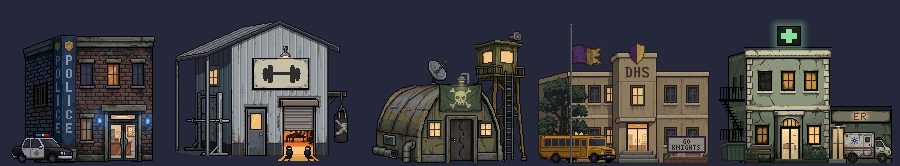
#> input picture Assets/Village/_source/hospital-176/hospital176_t3_lineup_2x.png, 1800 x 332 px, given in place of t2_base.png, which was not available (shown at 1/2 size)
$ python t1.py ../hospital176_t3_lineup_2x.png
#> lines starting #> are read from the running program, lines starting #| are printed output that depends on the picture; after the words box and inside, x2 and y2 are one past the last pixel; in counts of white or black regions, pixels touching at a corner belong together; long printed decimals are rounded
### Assets/Village/_source/hospital-176/scripts/graffiti.py
import numpy as np, random
from PIL import Image, ImageDraw

G = {
 'D': [[(0,0),(0,1)], [(0,0),(0.5,0.04),(0.85,0.3),(0.88,0.68),(0.55,0.95),(0,1)]],
 'E': [[(0.8,0.02),(0,0),(0.02,1),(0.82,0.98)], [(0.02,0.5),(0.62,0.48)]],
 'A': [[(0,1),(0.42,0),(0.84,1)], [(0.18,0.62),(0.66,0.6)]],
 'H': [[(0,0),(0.02,1)], [(0.76,0),(0.74,1)], [(0.02,0.52),(0.75,0.48)]],
 'L': [[(0,0),(0.02,1),(0.72,0.98)]],
 'P': [[(0.02,1),(0,0),(0.62,0.02),(0.86,0.26),(0.64,0.54),(0.02,0.56)]],
 'U': [[(0,0),(0.0,0.82),(0.14,1),(0.64,1),(0.8,0.82),(0.8,0)]],
 'S': [[(0.76,0.1),(0.5,0),(0.15,0.05),(0.05,0.26),(0.4,0.5),(0.72,0.7),(0.66,0.94),(0.3,1),(0,0.88)]],
}

def hand_text(out, text, x0, y0, h, w, step, width, col, angle_deg, seed=1, drips=0.4, S=6, jit=1.0):
    """Draw text with wobbly strokes, slanted, onto out (H x W x 4 float)."""
    r = random.Random(seed)
    H_, W_ = out.shape[:2]
    big = Image.new('L', (W_ * S, H_ * S), 0); d = ImageDraw.Draw(big)
    ang = np.radians(angle_deg); ca, sa = np.cos(ang), np.sin(ang)
    bottoms = []
    x = 0.0
    for ch in text:
        if ch == ' ':
            x += step * 0.6; continue
        for stroke in G[ch]:
            pts = []
            for (u, v) in stroke:
                px_ = x + u * w + r.uniform(-0.09, 0.09) * w * jit
                py_ = v * h + r.uniform(-0.06, 0.06) * h * jit
                # rotate around the text origin, then place
                X = x0 + px_ * ca - py_ * sa
                Y = y0 + px_ * sa + py_ * ca
                pts.append((X * S, Y * S))
                if v > 0.9: bottoms.append((X, Y))
            # wobble: subdivide each segment with a slight bend
            for (a, b) in zip(pts[:-1], pts[1:]):
                mx = (a[0] + b[0]) / 2 + r.uniform(-0.35, 0.35) * S * jit; my = (a[1] + b[1]) / 2 + r.uniform(-0.35, 0.35) * S * jit
                wd = max(1, int(round(width * S * r.uniform(0.8, 1.15))))
                d.line([a, (mx, my), b], fill=255, width=wd, joint='curve')
        x += step
    small = np.asarray(big.resize((W_, H_), Image.BOX)).astype(float) / 255
    m = small > 0.38
    rr = np.random.default_rng(seed)
    col = np.array(col, float)
    for (yy, xx) in zip(*np.where(m)):
        out[yy, xx, :3] = col * rr.uniform(0.86, 1.06); out[yy, xx, 3] = 255
    for (X, Y) in bottoms:
        if r.random() < drips:
            xi, yi = int(round(X)), int(round(Y)) + 1
            for k in range(r.randint(2, 5)):
                if 0 <= yi + k < H_ and 0 <= xi < W_ and out[yi + k, xi, 3] > 0:
                    out[yi + k, xi, :3] = col * 0.82

### Assets/Village/_source/hospital-176/scripts/t1.py
"""Hospital T1 (abandoned) from the no-ambulance T3 base. Stages: rough | final."""
import sys, os, numpy as np, random, colorsys
from PIL import Image, ImageFilter
import fx, graffiti

STAGE = sys.argv[1]
OUT = np.array([28, 29, 32.]); IR = np.array([26, 26, 29.])
rnd = np.random.default_rng(31)
b = np.asarray(Image.open('t2_base.png').convert('RGBA')).astype(float)
g0 = np.asarray(Image.open('hospital_layout_guide_176x144.png').convert('RGBA'))
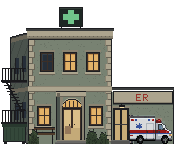
#> input picture Assets/Village/_source/hospital-176/hospital_layout_guide_176x144.png, 176 x 144 px, found by its file name
#> g0 is the input picture: shape (144, 176, 4); mean R, G, B, A 69.3, 68.5, 59.2, 160.5
o = b.copy()

def P(x, y, c, a=255):
    if 0 <= x < 176 and 0 <= y < 144:
        o[y, x, :3] = c; o[y, x, 3] = a

FRg = (60, 47, 39)
def smash(x0, y0, x1, y1, seed):
    """Black hole with jagged shards left along the frame."""
    r = random.Random(seed)
    for y in range(y0, y1 + 1):
        for x in range(x0, x1 + 1):
            if tuple(g0[y, x, :3]) in (FRg, (30, 31, 34)): continue
            P(x, y, np.array([14, 16, 20.]) + r.uniform(0, 4))
    W, H = x1 - x0 + 1, y1 - y0 + 1
    for _ in range(r.randint(4, 7)):        # shards: triangles from the edges
        side = r.choice('tblr'); L = r.randint(2, max(3, min(W, H) // 2))
        if side == 't': ax, ay, dx, dy = r.randint(x0, x1), y0, 0, 1
        elif side == 'b': ax, ay, dx, dy = r.randint(x0, x1), y1, 0, -1
        elif side == 'l': ax, ay, dx, dy = x0, r.randint(y0, y1), 1, 0
        else: ax, ay, dx, dy = x1, r.randint(y0, y1), -1, 0
        base = r.randint(2, 4)
        for k in range(L):
            half = max(0, round(base * (1 - k / L)))
            for s in range(-half, half + 1):
                x = ax + dx * k + (s if dy else 0); y = ay + dy * k + (s if dx else 0)
                if x0 <= x <= x1 and y0 <= y <= y1 and tuple(g0[y, x, :3]) not in (FRg, (30, 31, 34)):
                    P(x, y, (66, 78, 88) if k % 2 else (96, 110, 118))

# ---- every window, the transom, the entrance and the ER door smashed
for i, cx in enumerate((47, 70, 93)): smash(cx - 5, 54, cx + 4, 69, 10 + i)
for i, cx in enumerate((44, 96)): smash(cx - 5, 108, cx + 4, 123, 20 + i)
smash(63, 100, 80, 106, 30); smash(64, 110, 79, 139, 31)
for y in range(109, 140):
    for x in range(114, 126):
        if x in (119, 120): o[y, x, :3] = [30, 30, 33]
        else: P(x, y, np.array([14, 16, 20.]) + rnd.uniform(0, 4))
for (x0, x1) in ((114, 118), (121, 125)):
    for k in range(6):
        for x in range(x0, x0 + max(1, 4 - k)): P(x, 109 + k, (96, 110, 118) if k % 2 else (66, 78, 88))
        P(x1, 130 + k, (66, 78, 88)); P(x1 - 1, 133 + k // 2, (96, 110, 118))
# glass shards on the ground under the entrance
for _ in range(10): P(int(rnd.integers(60, 84)), int(rnd.integers(140, 144)), (96, 110, 118))

# ---- ER lamp off, ER sign: E faded, R mostly gone
for x in range(118, 122): P(x, 107, (50, 48, 46))
band = o[95, 150, :3].copy()
#> band = [28, 31, 50]
for y in range(94, 101):
    for x in range(136, 148):
        if tuple(g0[y, x, :3]) == (150, 52, 44):
            if x >= 143 and not (y >= 98 and x <= 144):           # R gone except a stub
                o[y, x, :3] = o[y, x - 7 if x - 7 >= 136 else x, :3] * 0 + band * 0.92 + rnd.normal(0, 3, 3)
            else:
                o[y, x, :3] = o[y, x, :3] * 0.4 + np.array([104, 78, 66.]) * 0.6

# ---- cross sign: dark, tilted ~8 deg, one leg snapped (drawn in code)
o[0:28, 54:90, 3] = 0
ang = np.radians(-8); ca, sn = np.cos(ang), np.sin(ang)
SCX, SCY = 70.5, 17.5
for y in range(2, 30):
    for x in range(54, 90):
        dx, dy = x - SCX, y - SCY
        u = dx * ca + dy * sn; v = -dx * sn + dy * ca
        if abs(u) <= 12 and abs(v) <= 9.6:
            if abs(u) > 11 or abs(v) > 8.6: c = (24, 26, 28)
            elif (abs(u) <= 2.6 and abs(v) <= 7) or (abs(u) <= 7.6 and abs(v) <= 2.6): c = (58, 82, 66) if (x + y) % 5 else (66, 90, 72)
            else: c = (20, 24, 23) if v > -7 else (32, 38, 35)
            P(x, y, np.array(c, float) + rnd.normal(0, 2, 3))
# legs: left one reaches the roof, right one snapped short and bent
for y in range(26, 28): P(61, y, IR); P(60, y, IR)
P(79, 26, IR); P(80, 27, IR); P(82, 27, IR)

# ---- crumbled cornice corner: jagged, chunky break (code)
cr = random.Random(11)
prof = {}
d = 0.0
for x in range(92, 115):
    tgt = 22 * ((x - 92) / 22) ** 1.3
    if cr.random() < 0.45: d = tgt + cr.choice([-4, -3, -2, 2, 3, 4])    # chunky steps
    else: d = max(0, d + cr.choice([-1, 0, 0, 1]) * 0.5 + (tgt - d) * 0.25)
    prof[x] = max(0, int(round(d)))
prof[93] = 0; prof[94] = 1
crm = np.zeros((144, 176), bool)
for x, dd in prof.items():
    for y in range(26, 28 + dd):
        if b[y, x, 3] > 0: o[y, x, 3] = 0; crm[y, x] = True
for x, dd in prof.items():
    yb = 28 + dd
    if dd == 0 or b[yb, x, 3] == 0: continue
    P(x, yb, (34, 32, 30))                                # broken edge outline
    for k in range(1, cr.randint(2, 4)): P(x, yb + k, (104, 98, 86) if k == 1 else (84, 78, 68))   # torn plaster
    if cr.random() < 0.5:                                  # exposed brick under the plaster
        for k in range(cr.randint(2, 5)):
            yy = yb + 2 + k
            P(x, yy, (96, 58, 42) if (x + yy) % 4 else (70, 62, 56))
# side faces of the chunks (vertical steps) get an outline so the break reads in 3D
for x in range(93, 114):
    a1, a2 = prof.get(x, 0), prof.get(x + 1, 0)
    if abs(a1 - a2) >= 2:
        xs = x if a1 > a2 else x + 1
        for y in range(28 + min(a1, a2), 28 + max(a1, a2)):
            if b[y, xs, 3] > 0 and o[y, xs, 3] > 0: P(xs, y, (40, 37, 34))
# cracks radiating down-left from the break
for (sx, sy, L) in [(100, 36, 9), (106, 42, 12), (110, 48, 8)]:
    x, y = sx, sy
    for k in range(L):
        if o[y, x, 3] > 0: P(x, y, (52, 50, 46))
        x -= cr.choice([0, 1, 1]); y += 1
# loose fragments in the air near the corner + one on the cornice

# rubble chunks on the ER wing roof
for (x, y, w) in [(114, 86, 3), (118, 86, 2), (121, 86, 2), (125, 86, 1)]:
    for dx in range(w): P(x + dx, y, (126, 118, 102)); P(x + dx, y - 1, (100, 94, 82)) if dx < w - 1 else None
mask_c = np.zeros((144, 176), np.uint8); mask_c[26:52, 94:116] = 255; mask_c[83:88, 112:128] = 255

# ---- dead shrubs: mask for an inpaint of bare twigs
mask_s = np.zeros((144, 176), np.uint8)
for (x0, x1, yt) in [(26, 41, 122), (83, 110, 121)]:
    mask_s[yt:144, x0:x1 + 1] = 255
    for y in range(yt, 141):
        for x in range(x0, x1 + 1):
            c = o[y, x, :3] / 255
            if c[1] > c[0] + 0.02 and c[1] > c[2]:           # shrub pixels -> dry grey-brown rough
                o[y, x, :3] = np.array([78, 66, 54.]) * (0.7 + 0.5 * c.mean())
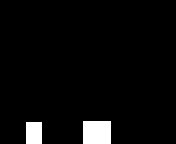
#> mask_s: shape (144, 176); 3.9% white; 2 white regions, box (x1, y1, x2, y2) and area: (83, 121, 111, 144) 644, (26, 122, 42, 144) 352

# ---- bench: one slat broken
for x in range(48, 56): o[133, x, :3] = o[131, x, :3]; o[134, x, :3] = o[131, x, :3]
P(48, 134, (66, 50, 38)); P(49, 135, (66, 50, 38))


# ---- broken fire escape
IRON_G = {(26, 26, 29), (46, 46, 50)}
def wallc(x, y):
    return (np.array([58, 64, 60.]) + rnd.normal(0, 3, 3)) if x >= 10 else None
def clear(x, y):
    if x < 10: o[y, x, 3] = 0
    else: o[y, x, :3] = wallc(x, y)
fe = [(y, x) for y in range(66, 133) for x in range(0, 27) if tuple(g0[y, x, :3]) in IRON_G]
#> fe = 438 pairs, first value 68 to 123, second value 1 to 26
# lower landing: outer half (x <= 13) collapses
for (y, x) in fe:
    if 108 <= y <= 125 and x <= 13: clear(x, y)
#> this loop made 438 passes
#> (y, x) on passes 1 to 3: (68, 2), (68, 3), (68, 4)
for x in range(1, 15):          # sagging platform + rail
    t = (14 - x) / 13
    yp = 122 + round(7 * t ** 1.3); yr = 110 + round(9 * t ** 1.2)
    P(x, yp, IR); P(x, yp + 1, IR)
    P(x, yr, IR)
    if x % 3 == 2 and x not in (5, 8):
        for y in range(yr, yp): P(x, y, IR)
P(3, yp + 2, IR); P(2, yp + 3, IR)          # bent end
# stairs: a section has fallen out (rows 92..101), broken ends dangling
for (y, x) in fe:
    if 92 <= y <= 101 and 6 <= x <= 16: clear(x, y)
for k in range(4): P(10 + k // 2, 91 + k, IR)
P(12, 103, IR); P(11, 104, IR)
# upper landing: rail end snapped, one bar bent
for (y, x) in fe:
    if y == 68 and x <= 6: clear(x, y)
    if 69 <= y <= 79 and x == 5: clear(x, y)
for k in range(5): P(5 - k // 2, 69 + k, IR)
P(1, 69, IR); P(2, 70, IR)
# drop ladder hanging crooked from one side
for (y, x) in fe:
    if y >= 124 and 19 <= x <= 25: clear(x, y)
for k in range(10):
    P(20 + k // 3, 124 + k, IR); P(24 + k // 2, 124 + k, IR)
    if k % 2 == 1:
        for xx in range(20 + k // 3, 25 + k // 2): P(xx, 124 + k, IR)

# ---- trash + debris at the foot of the ER wing (rough for an inpaint), all inside the canvas
mask_t = np.zeros((144, 176), np.uint8)
def lump(cx, rx, h, col, col2, seed):
#> called with cx = 133, rx = 5, h = 7, col = (44, 48, 44), col2 = (30, 32, 30), seed = 1
    r = random.Random(seed)
    for x in range(int(cx - rx), int(cx + rx) + 1):
        t = abs(x - cx) / rx
        top = 142 - round(h * (1 - t * t) ** 0.6) + r.choice([0, 0, 1])
        for y in range(top, 143):
            P(x, y, OUT if y == top else (col if y < top + 2 else col2)); mask_t[y, x] = 255
        P(x, 142, (22, 22, 22)); mask_t[142, x] = 255
lump(133, 5, 7, (44, 48, 44), (30, 32, 30), 1)          # trash bags
lump(141, 4, 5, (36, 38, 36), (26, 28, 26), 2)
lump(161, 5, 6, (46, 50, 46), (32, 34, 32), 3)
for y in range(135, 143):                                # tipped metal bin, resting on the ground
    for x in range(147, 156):
        if y - 135 <= (x - 147) * 0.9 + 2:
            P(x, y, OUT if x == 147 or y == 142 else ((92, 94, 94) if (x + y) % 3 else (72, 74, 74))); mask_t[y, x] = 255
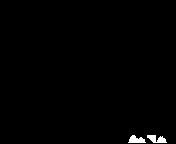
#> mask_t: shape (144, 176); 0.77% white; 2 white regions, box (x1, y1, x2, y2) and area: (147, 135, 167, 143) 102, (128, 135, 146, 143) 94
for x in range(165, 171):                                # flattened cardboard lying on the ground
    P(x, 140, OUT); P(x, 141, (122, 98, 66)); P(x, 142, (96, 76, 52)); mask_t[140:143, x] = 255
#> mask_t: shape (144, 176); 0.83% white; 2 white regions, box (x1, y1, x2, y2) and area: (147, 135, 171, 143) 116, (128, 135, 146, 143) 94
for (x, y) in [(128, 141), (144, 142), (157, 141), (172, 141), (138, 137)]:   # rubble + paper
    P(x, y, (150, 146, 136)); P(x + 1, y, (110, 106, 98)); P(x, y + 1, OUT); mask_t[y:y + 2, x:x + 2] = 255
#> mask_t: shape (144, 176); 0.87% white; 3 white regions (1 under 20 px), largest, box (x1, y1, x2, y2) and area: (147, 135, 171, 143) 116, (128, 135, 146, 144) 100
o[143, 112:174, :3] = np.minimum(o[143, 112:174, :3], 40)        # ground contact shadow line

if STAGE == 'rough':
    Image.fromarray(o.astype('uint8')).save('t1_rough.png')
    Image.fromarray(mask_c).save('t1_mask_crumble.png')
    Image.fromarray(mask_s).save('t1_mask_shrubs.png')
    Image.fromarray(mask_t).filter(ImageFilter.MaxFilter(7)).save('t1_mask_trash.png')
    bg = Image.new('RGBA', (176, 144), (36, 40, 58, 255)); bg.alpha_composite(Image.fromarray(o.astype('uint8')))
    bg.resize((704, 576), Image.NEAREST).save('t1_rough_4x.png')
    sys.exit()

# ================= final =================
def take(fn, mfile):
    if not os.path.exists(fn): return
    ai = np.asarray(Image.open(fn).convert('RGBA')).astype(float)
    mk = np.asarray(Image.open(mfile).convert('L')) > 0
    white = ai[..., :3].min(2) > 226
    use = mk & ~white
    if 'crumble' in fn:
        ra = np.asarray(Image.open('t1_rough.png').convert('RGBA'))[..., 3] > 0
        use &= ra                                   # keep the broken silhouette (sky stays open)
    o[use, :3] = ai[use, :3]; o[use, 3] = 255
    if '_fe_' in fn:
        ra = np.asarray(Image.open('t1_rough.png').convert('RGBA'))[..., 3] > 0
        o[mk & white & ~ra, 3] = 0
take('t1_shrubs_inp.png', 't1_mask_shrubs.png')
take('t1_trash_inp.png', 't1_mask_trash.png')
take('t1_fe_inp.png', 't1_mask_fe.png')

# chain on the ER door kept from T2
for x in range(115, 125):
    y = 123 + (1 if (x - 115) in (4, 5) else 0)
    P(x, y, (86, 84, 82) if x % 2 else (58, 56, 54))
for y in range(125, 129):
    for x in range(119, 122): P(x, y, (96, 74, 46) if y > 125 else (80, 78, 76))

# grime: heaviest -- blotches, mold, drips, rising damp
for _ in range(110):
    x = rnd.integers(12, 172); y = rnd.integers(32, 142); r = rnd.integers(2, 6)
    mold = rnd.random() < 0.35
    for yy in range(y - r, y + r + 1):
        for xx in range(x - r, x + r + 1):
            if 0 <= xx < 176 and 0 <= yy < 144 and o[yy, xx, 3] > 0 and ((xx - x) ** 2 + (yy - y) ** 2) <= r * r and rnd.random() < 0.6:
                if 50 < o[yy, xx, :3].mean() < 210:
                    o[yy, xx, :3] = o[yy, xx, :3] * (np.array([0.78, 0.84, 0.76]) if mold else 0.86)
for sy in (40, 74, 92, 104, 126):
    for x in range(12, 172, 2):
        if rnd.random() < 0.5:
            for k in range(rnd.integers(2, 12)):
                y = sy + k
                if y < 144 and o[y, x, 3] > 0 and 50 < o[y, x, :3].mean() < 210: o[y, x, :3] *= 0.85
for y in range(124, 144):
    for x in range(10, 174):
        if o[y, x, 3] > 0 and 40 < o[y, x, :3].mean() < 210 and rnd.random() < (y - 124) / 24:
            o[y, x, :3] *= np.array([0.86, 0.9, 0.84])
# rust on the dumpster
for _ in range(30):
    x = int(rnd.integers(4, 26)); y = int(rnd.integers(124, 141))
    if o[y, x, 3] > 0: o[y, x, :3] = [86, 56, 38] if rnd.random() < 0.6 else [64, 44, 32]

# darkest pass (sat x0.78, value x0.84 on top of the T2-level dulling)
rgb = o[..., :3] / 255
mean = rgb.mean(2, keepdims=True)
rgb = mean + (rgb - mean) * 0.62
o[..., :3] = np.clip(rgb * 0.72 * 255, 0, 255)
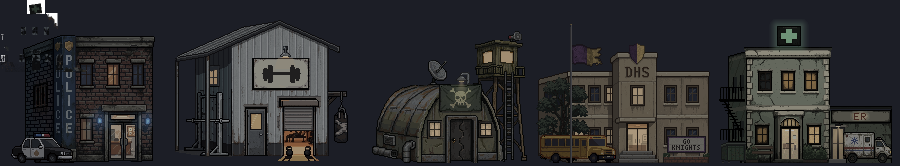
#> o: shape (332, 1800, 4) float64 (shown at 1/2 size); mean R, G, B, A 44.2, 44.1, 45.8, 254.6; transparent parts drawn white

# graffiti kept (older, faded): after the colour pass so it still reads
graffiti.hand_text(o, 'DEAD', 133, 111, 12, 7.5, 9.6, 1.9, (138, 46, 38), -8, seed=3, drips=0.55)
#> in hand_text, `big = Image.new('L', (W_ * S, H_ * S), 0)`: big: PIL image 10800x1992 L; every value is 0
#> after the loop in hand_text, `for ch in text:`: bottoms = [(134.5, 123.1), (138.2, 122), (135.2, 122.8), (143.8, 121.2), (150.8, 120.3), (154.2, 120.2), (160.4, 119.4), (163, 119.4), (166.7, 118.3), (163, 119.6)]; x = 38.4
#> in hand_text, `small = np.asarray(big.resize((W_, H_), Image.BOX)).astype(float) / 255`:
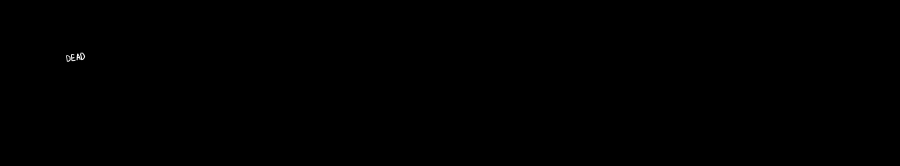
#> small: shape (332, 1800) float64 (shown at 1/2 size); min 0, max 1, mean 0.00038
#> in hand_text, `m = small > 0.38`: m: shape (332, 1800) bool; 0.04% white in thin lines or dots, all inside (x1, y1, x2, y2) = (132, 105, 170, 124)
#> the loop in hand_text, `for (yy, xx) in zip(*np.where(m)):` made 259 passes
#> (yy, xx) on passes 1 to 3: (105, 161), (105, 162), (105, 163)
#> the loop in hand_text, `for (X, Y) in bottoms:` made 10 passes
#> (X, Y, xi, yi) on passes 1, 2, 4, 7, 8, 10: (134.5, 123.1, 135, 124), (138.2, 122, 138, 123), (143.8, 121.2, 144, 122), (160.4, 119.4, 160, 120), (163, 119.4, 163, 120), (163, 119.6, 163, 121)
graffiti.hand_text(o, 'HELP US', 134, 128, 6.5, 4.0, 5.6, 1.15, (140, 136, 126), -6, seed=8, drips=0.2, jit=0.5)
#> in hand_text (call 2), `m = small > 0.38`: m: shape (332, 1800) bool; 0.02% white in thin lines or dots, all inside (x1, y1, x2, y2) = (133, 124, 169, 135)
#> the loop in hand_text (call 2), `for (yy, xx) in zip(*np.where(m)):` made 115 passes
#> (yy, xx) on passes 1 to 12: (124, 166), (124, 167), (125, 151), (125, 152), (125, 153), (125, 159), (125, 162), (125, 163), (125, 165), (125, 166), (125, 167), (126, 150)
#> the loop in hand_text (call 2), `for (X, Y) in bottoms:` made 11 passes
#> (X, Y, xi, yi) on pass 2: (137.6, 134.1, 138, 135)
#> (X, Y) on passes 1, 3, 4, 5, 6, 7: (134.6, 134.5), (140.4, 133.8), (143.5, 133.3), (146, 133.1), (148.7, 132.9), (151.5, 132.5)
# graffiti weathered: knock out a few pixels
for y in range(104, 140):
    for x in range(128, 174):
        c = o[y, x, :3]
        if (c[0] > 120 and c[0] > c[1] + 50) or (c.min() > 115 and c.max() - c.min() < 20):
            if rnd.random() < 0.18: o[y, x, :3] = c * 0.6

o = np.clip(o, 0, 255)
Image.fromarray(o.astype('uint8')).save('hospital_t1_draft_176x144.png')
a = o[o[..., 3] > 200][:, :3] / 255
print('V', a.max(1).mean() * 255)
#| V 50.167
bg = Image.new('RGBA', (176, 144), (36, 40, 58, 255)); bg.alpha_composite(Image.fromarray(o.astype('uint8')))
#> after `bg = Image.new('RGBA', (176, 144), (36, 40, 58, 255))`:
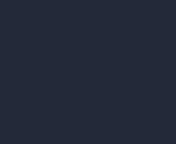
#> bg: PIL image 176x144 RGBA; mean R, G, B, A 36, 40, 58, 255
bg.resize((704, 576), Image.NEAREST).save('t1_4x.png')
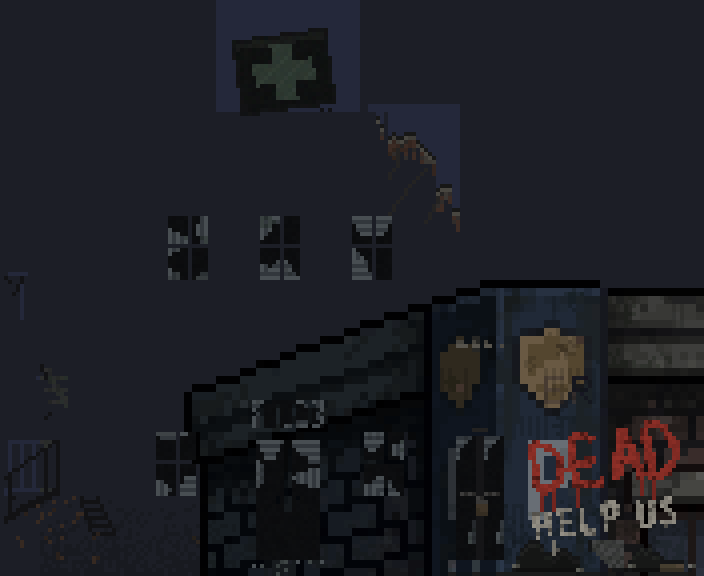
#> saved as t1_4x.png: PIL image 704x576 RGBA; mean R, G, B, A 28.9, 30.1, 36.1, 255
